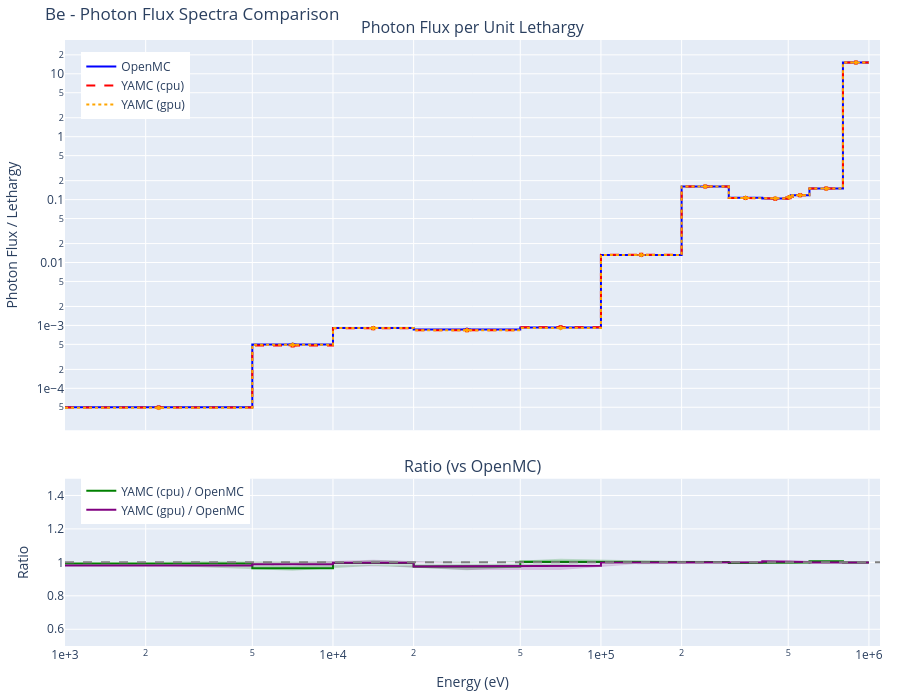
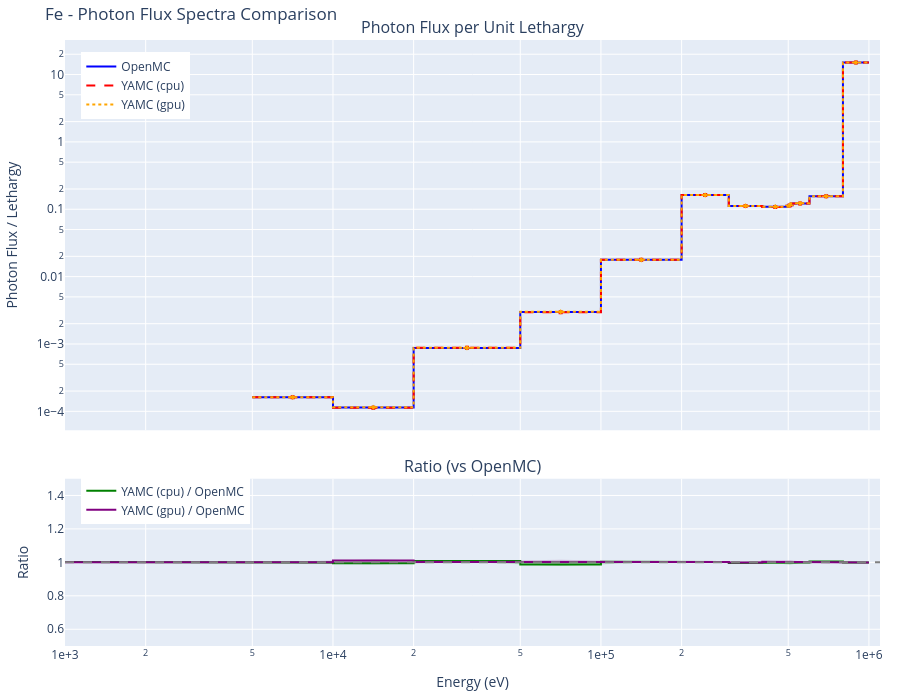
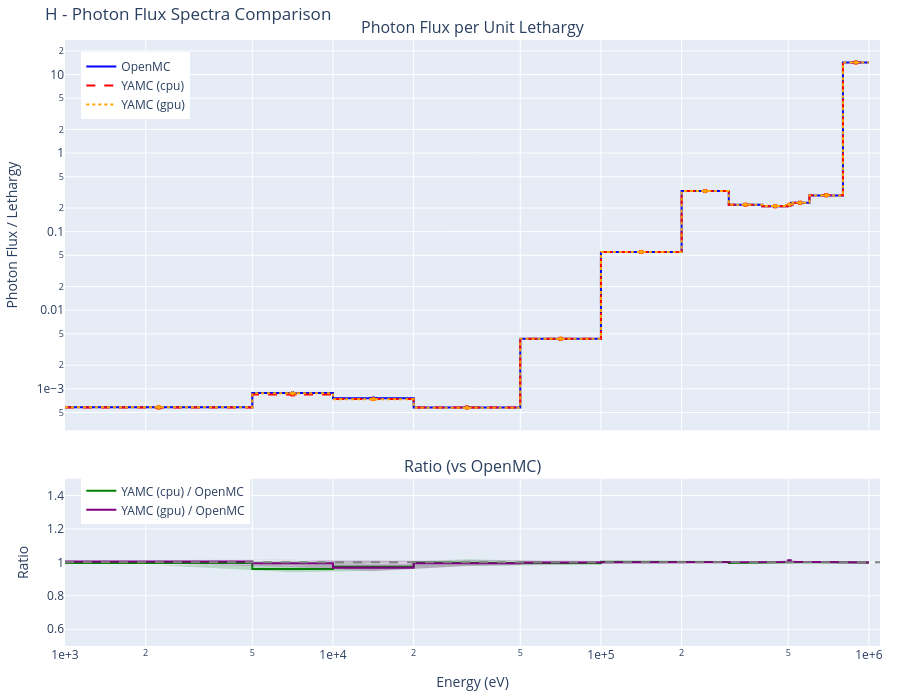

Notebook cell for these charts, in order:
### Markdown cell above
## Results by Element

Below are the comparison results for each element. Each section includes:

- Interactive photon flux spectra plot (log-log scale)
- YAMC/OpenMC ratio plot with uncertainty band
- Photon tally comparison table (flux, coherent-scatter, incoherent-scatter, photoelectric, pair-production)
- Performance comparison (particles/second)

### Code cell
# Display results for each element
for element, results in all_results.items():
    openmc_results = results.get('openmc')  # may be None when openmc-cpu not in MC_BACKENDS

    # Collect available YAMC backends in the order the user requested
    yamc_results_by_backend = {}
    for compute in COMPUTES:
        yres = results.get(f'yamc-{compute}')
        if yres is not None:
            yamc_results_by_backend[compute] = yres

    display(Markdown(f"## {element}"))

    # Performance line — one entry per code/backend that ran
    perf_parts = []
    if openmc_results is not None:
        perf_parts.append(f"OpenMC: {openmc_results['particles/s']:,.0f} particles/s")
    for compute, yres in yamc_results_by_backend.items():
        perf_parts.append(f"YAMC ({compute}): {yres['particles/s']:,.0f} particles/s")
    display(Markdown(f"**Performance:** " + " | ".join(perf_parts)))

    # Combined flux spectra plot
    fig = create_comparison_plot(openmc_results, yamc_results_by_backend)
    fig.update_layout(title=f"{element} - Photon Flux Spectra Comparison")
    fig.show()

    # Spectral agreement: each yamc backend vs the reference (openmc when
    # present, else the first yamc backend).
    if openmc_results is not None:
        ref_label = 'OpenMC'
        ref_results = openmc_results
        comparisons = list(yamc_results_by_backend.items())
    elif len(yamc_results_by_backend) >= 2:
        backends = list(yamc_results_by_backend)
        ref_label = f'YAMC ({backends[0]})'
        ref_results = yamc_results_by_backend[backends[0]]
        comparisons = [(b, yamc_results_by_backend[b]) for b in backends[1:]]
    else:
        comparisons = []

    for compute, yres in comparisons:
        heading = (
            f"#### Spectral Agreement (YAMC {compute} vs {ref_label})"
            if len(comparisons) > 1 or openmc_results is None
            else "#### Spectral Agreement"
        )
        display(Markdown(heading))
        stats = calculate_spectral_agreement(ref_results, yres)
        display(create_agreement_table(stats).style.hide(axis='index'))

    # Combined tally table
    display(Markdown("#### Photon Tally Comparison"))
    table = create_tally_table(openmc_results, yamc_results_by_backend)
    display(table.style.hide(axis='index'))

    print()  # spacing
